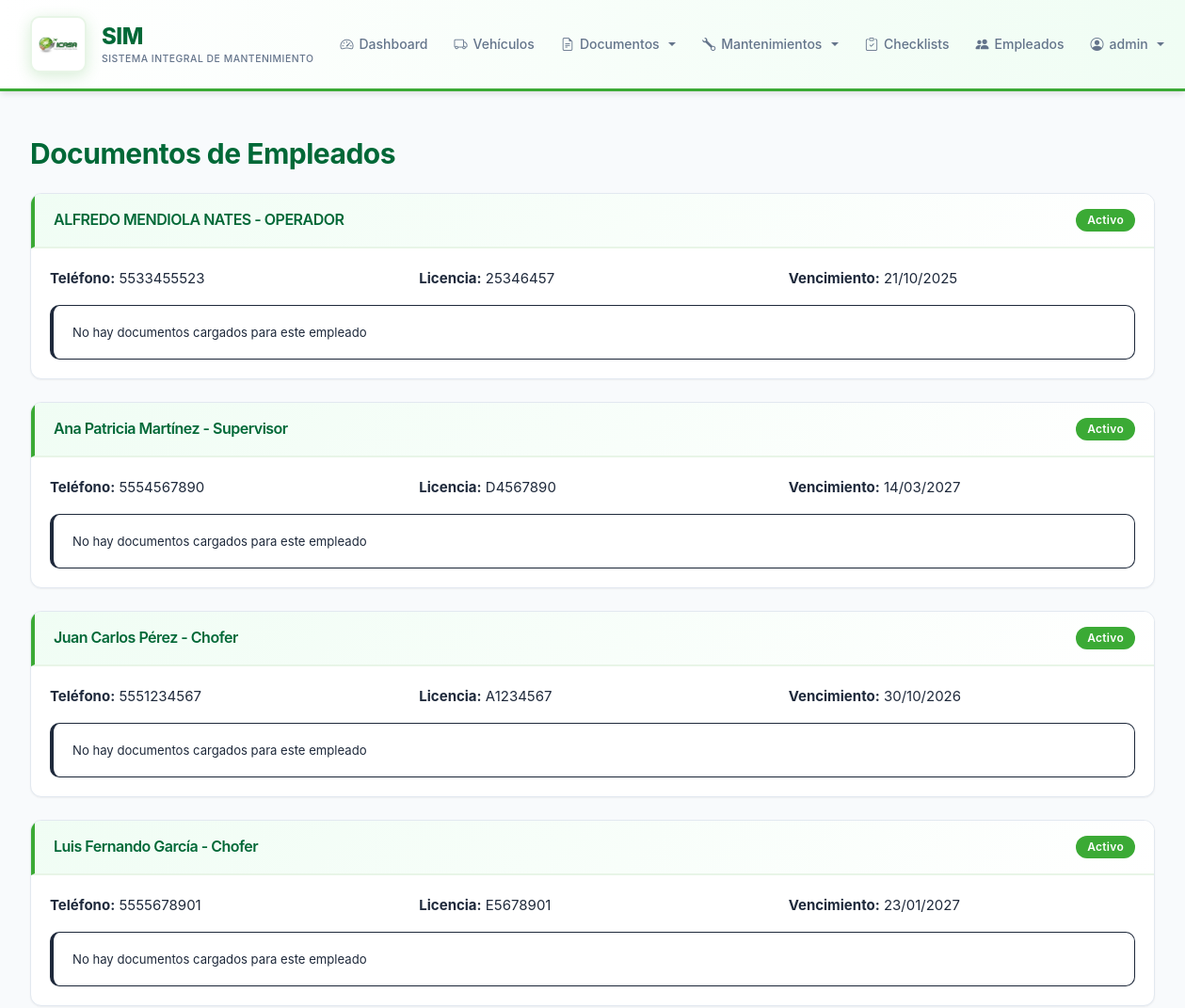
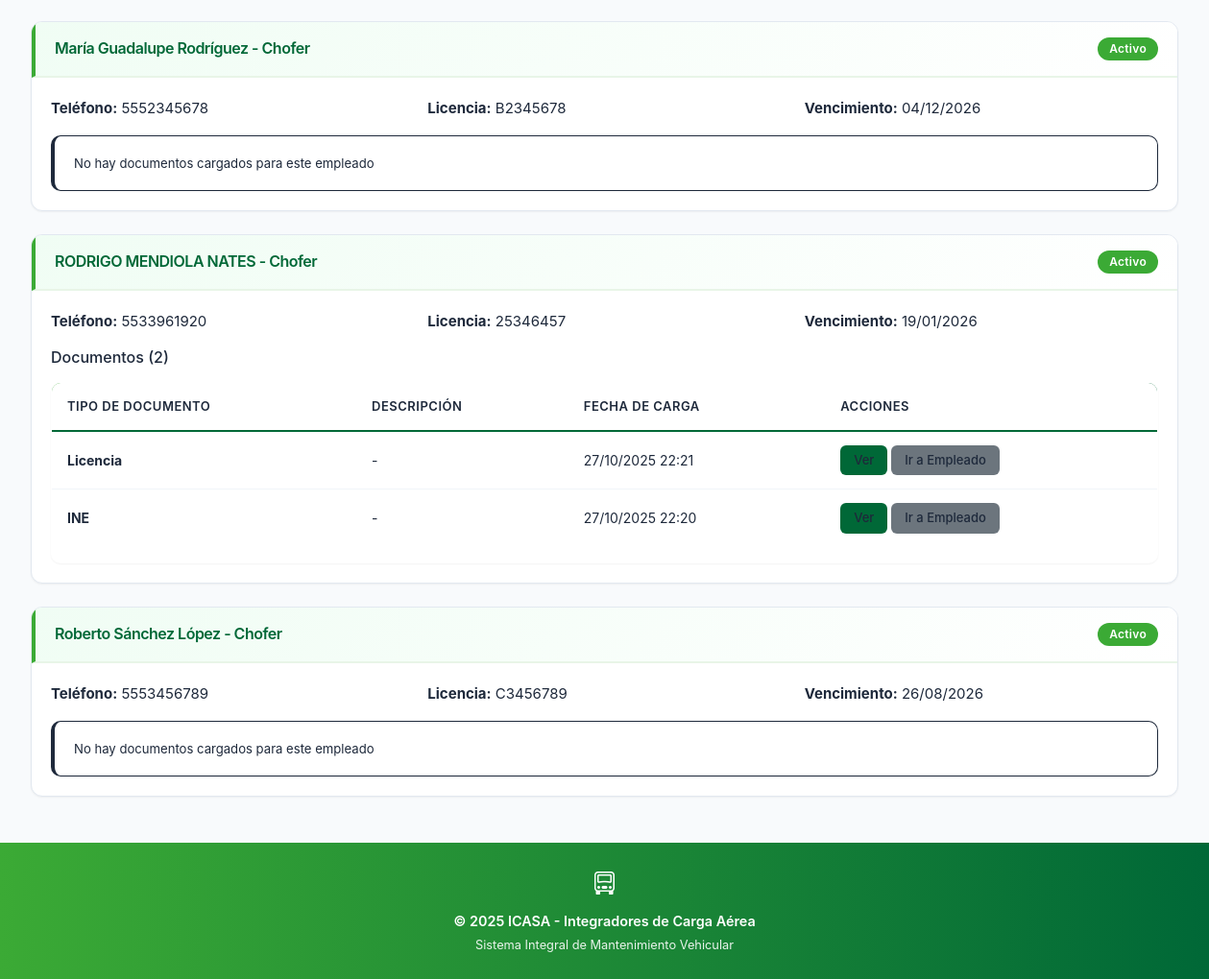
The app's page /documents/employees/ (signed in) with its own data (2 pictures, top to bottom).
### vehicles/models.py (models this page shows, shortened)
class Driver(models.Model):
    STATUS_CHOICES = [
        ('Activo', 'Activo'),
        ('Inactivo', 'Inactivo'),
        ('Vacaciones', 'Vacaciones'),
    ]
    STATION_CHOICES = [
        ('Aguascalientes', 'Aguascalientes'),
        ('Baja California', 'Baja California'),
        ('Baja California Sur', 'Baja California Sur'),
        ('Campeche', 'Campeche'),
        ('Chiapas', 'Chiapas'),
        ('Chihuahua', 'Chihuahua'),
        ('Ciudad de México', 'Ciudad de México'),
        ('Coahuila', 'Coahuila'),
        ('Colima', 'Colima'),
        ('Durango', 'Durango'),
        ('Estado de México', 'Estado de México'),
        ('Guanajuato', 'Guanajuato'),
        ('Guerrero', 'Guerrero'),
        ('Hidalgo', 'Hidalgo'),
        ('Jalisco', 'Jalisco'),
        ('Michoacán', 'Michoacán'),
        ('Morelos', 'Morelos'),
        ('Nayarit', 'Nayarit'),
        ('Nuevo León', 'Nuevo León'),
        ('Oaxaca', 'Oaxaca'),
        ('Puebla', 'Puebla'),
        ('Querétaro', 'Querétaro'),
        ('Quintana Roo', 'Quintana Roo'),
        ('San Luis Potosí', 'San Luis Potosí'),
        ('Sinaloa', 'Sinaloa'),
        ('Sonora', 'Sonora'),
        ('Tabasco', 'Tabasco'),
        ('Tamaulipas', 'Tamaulipas'),
        ('Tlaxcala', 'Tlaxcala'),
        ('Veracruz', 'Veracruz'),
        ('Yucatán', 'Yucatán'),
        ('Zacatecas', 'Zacatecas'),
    ]
    full_name = models.CharField(max_length=200, verbose_name='Nombre Completo')
    position = models.CharField(max_length=100, default='Chofer', verbose_name='Puesto')
    station = models.CharField(max_length=100, choices=STATION_CHOICES, blank=True, null=True, verbose_name='Estación')
    phone = models.CharField(max_length=20, verbose_name='Teléfono')
    email = models.EmailField(blank=True, verbose_name='Correo Electrónico')
    address = models.TextField(blank=True, verbose_name='Dirección')
    license_number = models.CharField(max_length=50, verbose_name='Número de Licencia')
    license_expiry = models.DateField(verbose_name='Vencimiento de Licencia')
    hire_date = models.DateField(verbose_name='Fecha de Contratación')
    status = models.CharField(max_length=20, choices=STATUS_CHOICES, default='Activo', verbose_name='Estado')
    notes = models.TextField(blank=True, verbose_name='Notas')
    created_at = models.DateTimeField(auto_now_add=True)
    updated_at = models.DateTimeField(auto_now=True)
    class Meta:
        ordering = ['full_name']
        verbose_name = 'Empleado'
        verbose_name_plural = 'Lista de Empleados'

class DriverDocument(models.Model):
    DOCUMENT_TYPES = [
        ('INE', 'INE / Identificación Oficial'),
        ('Licencia', 'Licencia de Conducir'),
        ('Antecedentes', 'Carta de No Antecedentes Penales'),
        ('Solicitud', 'Solicitud de Empleo'),
        ('Comprobante', 'Comprobante de Domicilio'),
        ('CURP', 'CURP'),
        ('RFC', 'RFC'),
        ('NSS', 'Número de Seguro Social'),
        ('Contrato', 'Contrato Laboral'),
        ('Otro', 'Otro Documento'),
    ]
    driver = models.ForeignKey(Driver, on_delete=models.CASCADE, related_name='documents', verbose_name='Empleado')
    document_type = models.CharField(max_length=50, choices=DOCUMENT_TYPES, verbose_name='Tipo de Documento')
    document_file = models.ImageField(upload_to='driver_documents/', verbose_name='Archivo')
    description = models.CharField(max_length=200, blank=True, verbose_name='Descripción')
    upload_date = models.DateTimeField(auto_now_add=True, verbose_name='Fecha de Carga')
    class Meta:
        ordering = ['-upload_date']
        verbose_name = 'Documento de Empleado'
        verbose_name_plural = 'Documentos de Empleados'

### vehicles/views_employee_documents.py (the view)
# urls.py: path('documents/employees/', EmployeeDocumentsView.as_view(), name='employee_documents'),
class EmployeeDocumentsView(LoginRequiredMixin, PermissionRequiredMixin, ListView):
    model = Driver
    template_name = 'vehicles/employee_documents.html'
    context_object_name = 'drivers'
    permission_required = 'vehicles.view_driverdocument'
    def get_queryset(self):
        return Driver.objects.prefetch_related('documents').all()

### vehicles/templates/vehicles/employee_documents.html (shortened to what this page needs)
{% extends 'vehicles/base.html' %}
{% block content %}
<h1 class="mb-4">Documentos de Empleados</h1>
{% if drivers %}
    {% for driver in drivers %}
    <div class="card mb-4">
        <div class="card-header d-flex justify-content-between align-items-center">
            <h5 class="mb-0">{{ driver.full_name }} - {{ driver.position }}</h5>
            <span class="badge {% if driver.status == 'Activo' %}bg-success{% elif driver.status == 'Vacaciones' %}bg-warning{% else %}bg-secondary{% endif %}">
                {{ driver.status }}
            </span>
        </div>
        <div class="card-body">
            <div class="row mb-3">
                <div class="col-md-4">
                    <strong>Teléfono:</strong> {{ driver.phone }}
                </div>
                <div class="col-md-4">
                    <strong>Licencia:</strong> {{ driver.license_number }}
                </div>
                <div class="col-md-4">
                    <strong>Vencimiento:</strong> {{ driver.license_expiry|date:"d/m/Y" }}
                </div>
            </div>
            {% if driver.documents.all %}
            <h6 class="mt-3 mb-3">Documentos ({{ driver.documents.count }})</h6>
            <div class="table-responsive">
                <table class="table table-sm table-hover">
                    <thead>
                        <tr>
                            <th>Tipo de Documento</th>
                            <th>Descripción</th>
                            <th>Fecha de Carga</th>
                            <th>Acciones</th>
                        </tr>
                    </thead>
                    <tbody>
                        {% for doc in driver.documents.all %}
                        <tr>
                            <td><strong>{{ doc.document_type }}</strong></td>
                            <td>{{ doc.description|default:"-" }}</td>
                            <td>{{ doc.upload_date|date:"d/m/Y H:i" }}</td>
                            <td>
                                <a href="{{ doc.document_file.url }}" target="_blank" class="btn btn-sm btn-info">Ver</a>
                                <a href="{% url 'driver_detail' driver.pk %}" class="btn btn-sm btn-secondary">Ir a Empleado</a>
                            </td>
                        </tr>
                        {% endfor %}
                    </tbody>
                </table>
            </div>
            {% else %}
            <div class="alert alert-warning mb-0">
                <small>No hay documentos cargados para este empleado</small>
            </div>
            {% endif %}
        </div>
    </div>
    {% endfor %}
{% else %}
<div class="alert alert-info">
    No hay empleados registrados. <a href="{% url 'driver_create' %}">Agregar el primero</a>
</div>
{% endif %}
{% endblock %}

### vehicles/templates/vehicles/includes/navbar.html (shortened to what this page needs)
<nav class="navbar navbar-expand-lg navbar-light">
    <div class="container">
        <a class="navbar-brand" href="{% url 'dashboard' %}">
            {% load static %}
            <div class="logo-icon">
                <img src="{% static 'images/ICASA.jpg' %}" alt="ICASA Logo">
            </div>
            <div style="display:flex; flex-direction:column; line-height:1.2; gap:0.2rem;">
                <span style="font-weight:800; font-size:1.5rem; color:#006837; letter-spacing:-0.5px;">SIM</span>
                <span style="font-size:0.65rem; color:#64748b; font-weight:500; text-transform:uppercase; letter-spacing:0.5px;">Sistema Integral de Mantenimiento</span>
            </div>
        </a>
        <div class="collapse navbar-collapse" id="navbarNav">
            <ul class="navbar-nav ms-auto align-items-center">
                <li class="nav-item">
                    <a class="nav-link" href="{% url 'dashboard' %}">
                        <i class="bi bi-speedometer2"></i> Dashboard
                    </a>
                </li>
                <li class="nav-item">
                    <a class="nav-link" href="{% url 'vehicle_list' %}">
                        <i class="bi bi-truck"></i> Vehículos
                    </a>
                </li>
                {% if perms.vehicles.view_document %}
                <li class="nav-item dropdown">
                    <a class="nav-link dropdown-toggle" href="#" id="documentsDropdown" role="button" data-bs-toggle="dropdown">
                        <i class="bi bi-file-earmark-text"></i> Documentos
                    </a>
                </li>
                {% endif %}
                {% if perms.vehicles.view_maintenance %}
                <li class="nav-item dropdown">
                    <a class="nav-link dropdown-toggle" href="#" id="maintenanceDropdown" role="button" data-bs-toggle="dropdown">
                        <i class="bi bi-wrench"></i> Mantenimientos
                    </a>
                </li>
                {% endif %}
                <li class="nav-item">
                    <a class="nav-link" href="{% url 'checklist_list' %}">
                        <i class="bi bi-clipboard-check"></i> Checklists
                    </a>
                </li>
                {% if perms.vehicles.view_driver %}
                <li class="nav-item">
                    <a class="nav-link" href="{% url 'driver_list' %}">
                        <i class="bi bi-people-fill"></i> Empleados
                    </a>
                </li>
                {% endif %}
                {% if user.is_authenticated %}
                <li class="nav-item dropdown">
                    <a class="nav-link dropdown-toggle" href="#" id="userDropdown" role="button" data-bs-toggle="dropdown">
                        <i class="bi bi-person-circle"></i> {{ user.username }}
                    </a>
                </li>
                {% endif %}
            </ul>
        </div>
    </div>
</nav>

### records on screen
Driver: full_name "ALFREDO MENDIOLA NATES", position "OPERADOR", status "Activo", phone "5533455523", license_number "25346457", license_expiry "21/10/2025", shows "No hay documentos cargados para este empleado"
Driver: full_name "Ana Patricia Martínez", position "Supervisor", status "Activo", phone "5554567890", license_number "D4567890", license_expiry "14/03/2027", shows "No hay documentos cargados para este empleado"
Driver: full_name "Juan Carlos Pérez", position "Chofer", status "Activo", phone "5551234567", license_number "A1234567", license_expiry "30/10/2026", shows "No hay documentos cargados para este empleado"
Driver: full_name "Luis Fernando García", position "Chofer", status "Activo", phone "5555678901", license_number "E5678901", license_expiry "23/01/2027", shows "No hay documentos cargados para este empleado"
Driver: full_name "María Guadalupe Rodríguez", position "Chofer", status "Activo", phone "5552345678", license_number "B2345678", license_expiry "04/12/2026", shows "No hay documentos cargados para este empleado"
Driver: full_name "RODRIGO MENDIOLA NATES", position "Chofer", status "Activo", phone "5533961920", license_number "25346457", license_expiry "19/01/2026", documents.count "2"
DriverDocument: document_type "Licencia", description "-", upload_date "27/10/2025 22:21"
DriverDocument: document_type "INE", description "-", upload_date "27/10/2025 22:20"
Driver: full_name "Roberto Sánchez López", position "Chofer", status "Activo", phone "5553456789", license_number "C3456789", license_expiry "26/08/2026", shows "No hay documentos cargados para este empleado"

### other values on screen
{{ user.username }} "admin"
